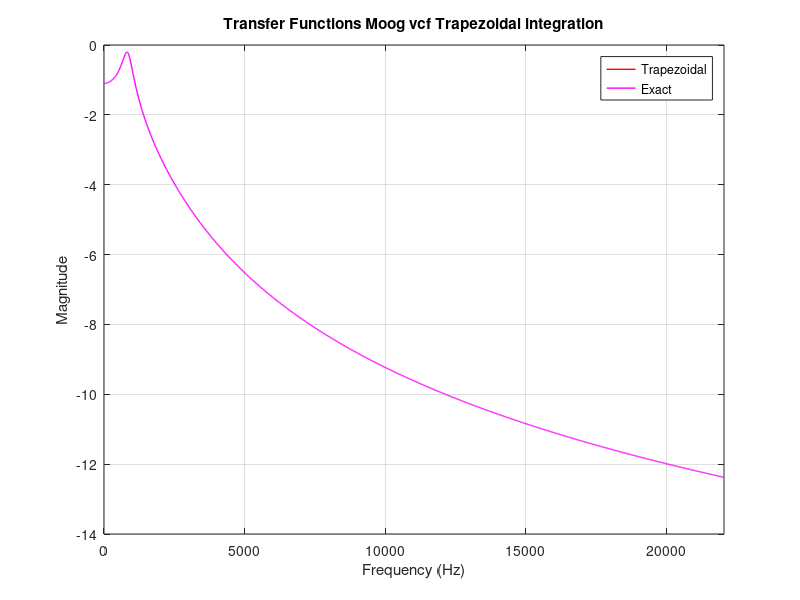

Recreate this plot in MATLAB.
%~~~~~~~~~~~~~~~~~~~~~~~~~~~~~~~~~~~~~~~~~~~~~~~~~~~~~~~~~~~~~~~~~~~~~~~~~%
% Author: MANGESH SONAWANE
% Program details: It is a program that simulates the impulse response of a 
% Moog VCF ladder filter based on trapezoidal integration of the 
% linear state space system and plots the transfer function of the system,
% and trapezoidal output signal transfer function
%~~~~~~~~~~~~~~~~~~~~~~~~~~~~~~~~~~~~~~~~~~~~~~~~~~~~~~~~~~~~~~~~~~~~~~~~~%
tic;
clear all;
clc;

% sample rate
Fs = 44100; 
if isnumeric(Fs)==0
    error('Sample rate should be numeric');
end
% Time step
k = 1/Fs; 

% Fundamental frequency
f0 = 1000; 
if f0<20 || f0>20000
    error('Please enter fundamental within 20-20Khz range');
end

% Resonant frequency in Hz
r = 0.5; 
% Error checking for r
if r > 1 || r < 0
   error('r must be between 0 and 1 only');
end

% Angular Frequency 
w0 = 2*pi*f0;

% Simulation duration in sec
Tf = 3;

% Total number of frames/ samples
Nf = floor(Tf*Fs); 

% System matrix 'A'
A = w0*[-1 0 0 -4*r; 1 -1 0 0; 0 1 -1 0; 0 0 1 -1]; 
if real(eig(A))>0
    error('Eigen values are not in the range')
end

% Forcing vector 'b'
b = w0*[1; 0; 0; 0]; 

% State mixture vector 'c'
c = transpose([0; 0; 0; 1]);

% Unit impulse response vector
un = zeros(Nf,1); 
un(1) = 1;

%~~~~~~~~~~~~~~~~~~~~~~~~~~~~~~~~~~~~~~~~~~~~~~~~~~~~~~~~~~~~~~~~~~~~~~~~~%
%            Implementation of trapezoidal integration method
%~~~~~~~~~~~~~~~~~~~~~~~~~~~~~~~~~~~~~~~~~~~~~~~~~~~~~~~~~~~~~~~~~~~~~~~~~%

% Initialize state vectors

% Current time step
xT2 = zeros(4,1); 
% Current-1 time step
xT1 = zeros(4,1); 

% Initialize output vector
yTrapOut = zeros(Nf,1);

% Set coefficient
coefficient1 = eye(4) + k*A/2;
coefficient2 = eye(4) - k*A/2;

% Trapezoidal integration equation implementation
for n = 1:Nf
   
   
   d = coefficient1*xT1 +k*coefficient1*b*un(n);
   xT2 = coefficient2\d;
   yTrapOut(n) = c*xT2;
   
   % Update value
   xT1 = xT2;
end

%~~~~~~~~~~~~~~~~~~~~~~~~~~~~~~~~~~~~~~~~~~~~~~~~~~~~~~~~~~~~~~~~~~~~~~~~~%
%                       Transfer functions of output
%~~~~~~~~~~~~~~~~~~~~~~~~~~~~~~~~~~~~~~~~~~~~~~~~~~~~~~~~~~~~~~~~~~~~~~~~~%

% Calculating Fourier transforms

%DFT of input signal
UNFFT = fft(un);

% DFT of output signal 
YTrapFFT = fft(yTrapOut);

% Transfer functions
HTrap = UNFFT./YTrapFFT;

%Log Conversion
HTrapLog = log(HTrap) - max(log(HTrap));

%~~~~~~~~~~~~~~~~~~~~~~~~~~~~~~~~~~~~~~~~~~~~~~~~~~~~~~~~~~~~~~~~~~~~~~~~~%
%                   Exact transfer function of system
%~~~~~~~~~~~~~~~~~~~~~~~~~~~~~~~~~~~~~~~~~~~~~~~~~~~~~~~~~~~~~~~~~~~~~~~~~%

% Maxmimun frequency
fnyquist = Fs/2;

% Number of bin with 1000 spacing
fbin = 0:fnyquist/1000:fnyquist;

%Length of bins
flen = length(fbin);

%Initialise Hexact vector
Hexact = zeros(flen,1);


% Calculating Hexact of system
for n = 1:flen
    xexact = (2*pi*1i*fbin(n)*eye(4)-A)\b;
    Hexact(n) = c*xexact;
end

%~~~~~~~~~~~~~~~~~~~~~~~~~~~~~~~~~~~~~~~~~~~~~~~~~~~~~~~~~~~~~~~~~~~~~~~~~%
%                                   Plot 
%~~~~~~~~~~~~~~~~~~~~~~~~~~~~~~~~~~~~~~~~~~~~~~~~~~~~~~~~~~~~~~~~~~~~~~~~~%
% Sample length
n = 0:Nf-1; 

% Frequency bins [Hz]
fk = n'*Fs/Nf; 

figure(1);
plot(fk, abs(HTrapLog),'r','Linewidth', 1);
hold on
plot(fbin, real(log(Hexact)), 'm','Linewidth', 1);
xlim([0 fnyquist]);
title('Transfer Functions Moog vcf Trapezoidal integration');
xlabel('Frequency (Hz)'); 
ylabel('Magnitude');
legend('Trapezoidal', 'Exact')
grid on;


toc 

